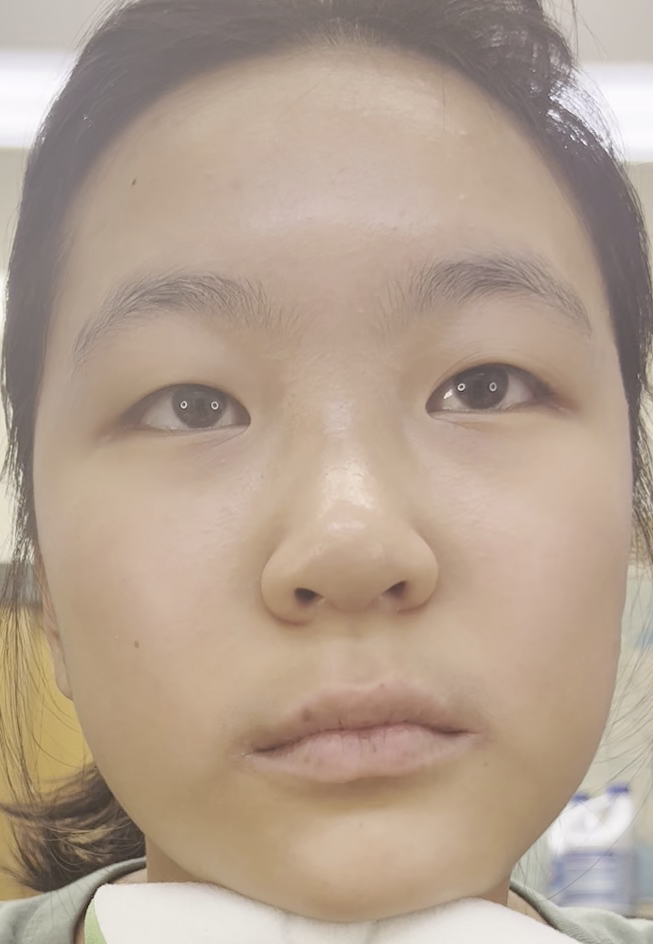
#> input picture Sample/Cropped/008.png, 653 x 944 px, found by its file name; its folder holds 4 pictures in this run; the run also reads 1 picture not shown here
$ jupyter execute EyeCrop.ipynb
#> lines starting #> are read from the running program, lines starting #| are printed output that depends on the picture
[cell 1]
import cv2
import os

window_width = 800
window_height = 600


def draw_box(image):
    # Display the image and allow the user to draw a box
    clone = image.copy()
    cv2.namedWindow("Draw Box", cv2.WINDOW_NORMAL)
    cv2.resizeWindow("Draw Box", window_width, window_height)
    cv2.imshow("Draw Box", clone)

    # Initialize variables for the box coordinates
    box_start = None
    box_end = None
    drawing = False

    def draw_rectangle(event, x, y, flags, param):
        nonlocal box_start, box_end, drawing

        # Handle mouse events
        if event == cv2.EVENT_LBUTTONDOWN:
            box_start = (x, y)
            drawing = True

        elif event == cv2.EVENT_LBUTTONUP:
            box_end = (x, y)
            drawing = False

            # Draw the rectangle on the image
            cv2.rectangle(clone, box_start, box_end, (0, 255, 0), 2)
            cv2.imshow("Draw Box", clone)

    # Register the callback function for mouse events
    cv2.setMouseCallback("Draw Box", draw_rectangle)

    # Wait for the user to draw the box and close the window
    while True:
        key = cv2.waitKey(1) & 0xFF

        if key == ord("r"):
            # Reset the box if the 'r' key is pressed
            clone = image.copy()
            cv2.imshow("Draw Box", clone)

        elif key == ord("b"):
            # Close the window and proceed to crop the images if the 'c' key is pressed
            break

    cv2.destroyAllWindows()

    # Return the box coordinates
    return box_start, box_end


def crop_images(images, box_start, box_end):
    cropped_images = []
    i = 0
    # Crop each image based on the box coordinates
    for image in images:
        print (i)
        i +=1

# taking half of the width:
        for i in range(box_start[0],box_end[0]+1):
            for j in range(box_start[1],box_end[1]+1):

                # setting the pixel value.
                image[j, i] = (0,0,0)
        cropped_images.append(image)

    return cropped_images


# Directory containing the images
mainDir = r"C:\Users\ahj28\Desktop\Python\Controls\1\Happy"  # Replace with the actual directory path
#outDir = r"C:\Users\ahj28\Desktop\Python\SampleOutput430sec\Cropped"
inDir = mainDir + "\Cropped"
outDir = mainDir+"\EyeBlacked"

if not os.path.exists(outDir):
    os.makedirs(outDir)

# Get a list of image file names in the directory
image_files = [f for f in os.listdir(inDir) if f.endswith('.png')]

# Load the images
images = [cv2.imread(os.path.join(inDir, image_file)) for image_file in image_files]
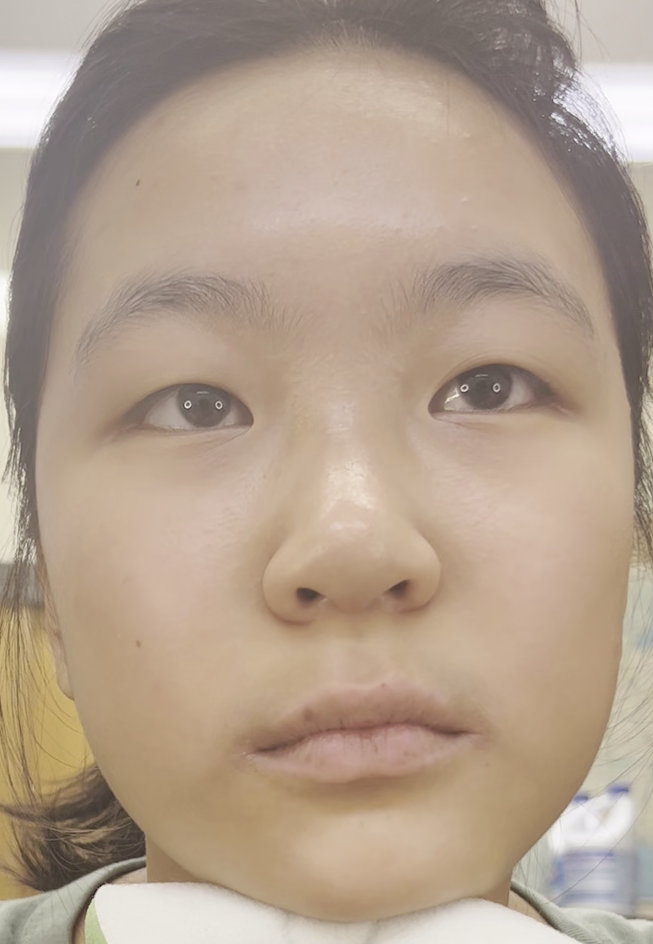
#> input picture Sample/Cropped/015.png, 653 x 944 px, found by its file name
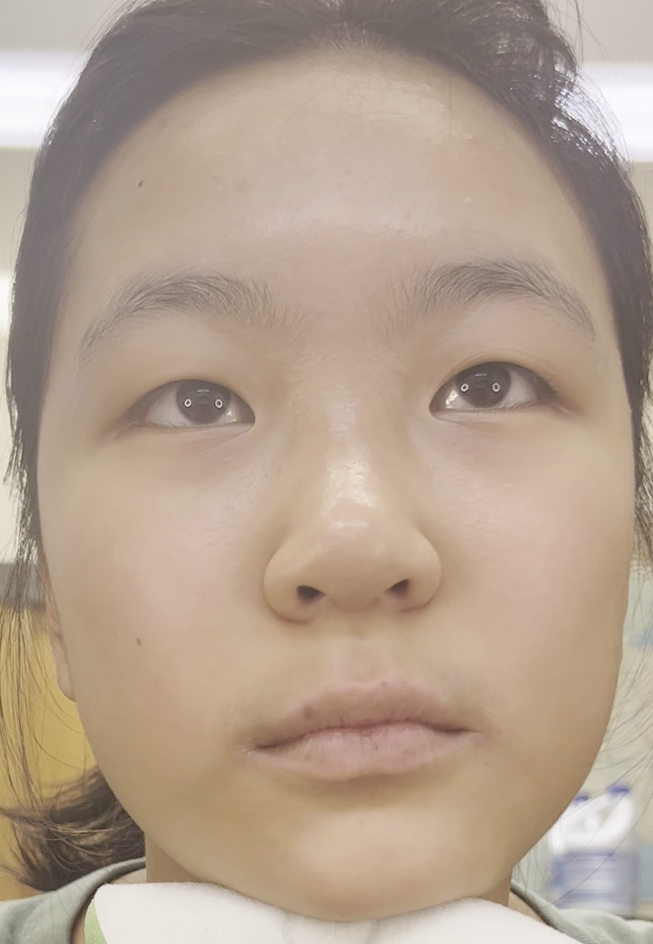
#> input picture Sample/Cropped/021.png, 653 x 944 px, found by its file name

# Draw a box on the first image
box_start, box_end = draw_box(images[0])
#> in draw_box, clone is the input picture: shape (944, 653, 3); mean B, G, R 142.9, 159.3, 178.5
#> (key Esc is pressed here)

# Crop the series of images
cropped_images = crop_images(images, box_start, box_end)

def returnZero(currentI, desiredNum):
    ans = "";
    for i in range (desiredNum - len(str(currentI))):
        ans += "0"
    return ans

# Display and save the cropped images
for i, cropped_image in enumerate(cropped_images):
    cv2.imwrite(os.path.join(outDir, returnZero(i+1,len(str(len(cropped_images)))) + f"{i+1}.png"), cropped_image)
